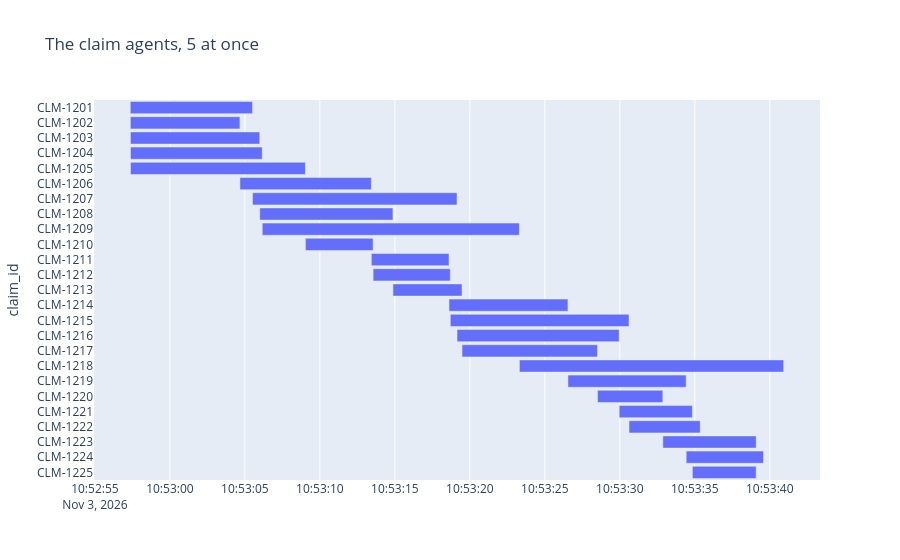

Notebook code cell kept with this figure:
### Code cell
show_timeline(swarm_of_5, "The claim agents, 5 at once")

### Figure 1 — Plotly figure (JSON) as saved in the notebook; plotly's stock layout.template omitted (floating-point values rounded to 4 significant figures)
{"data": [{"base": ["2026-11-03T10:52:57.358477", "2026-11-03T10:52:57.363689", "2026-11-03T10:52:57.368339", "2026-11-03T10:52:57.372393", "2026-11-03T10:52:57.375448", "2026-11-03T10:53:04.669537", "2026-11-03T10:53:05.510056", "2026-11-03T10:53:05.991682", "2026-11-03T10:53:06.156431", "2026-11-03T10:53:09.037188", "2026-11-03T10:53:13.432367", "2026-11-03T10:53:13.550421", "2026-11-03T10:53:14.873523", "2026-11-03T10:53:18.611241", "2026-11-03T10:53:18.698368", "2026-11-03T10:53:19.147170", "2026-11-03T10:53:19.480336", "2026-11-03T10:53:23.306054", "2026-11-03T10:53:26.542220", "2026-11-03T10:53:28.517408", "2026-11-03T10:53:29.959127", "2026-11-03T10:53:30.615451", "2026-11-03T10:53:32.870676", "2026-11-03T10:53:34.427853", "2026-11-03T10:53:34.841936"], "hovertemplate": "started=%{base}<br>finished=%{x}<br>claim_id=%{y}<extra></extra>", "legendgroup": "", "marker": {"color": "#636efa", "pattern": {"shape": ""}}, "name": "", "orientation": "h", "showlegend": false, "textposition": "auto", "type": "bar", "x": [8151, 7305, 8622, 8783, 11660, 8762, 13636, 8881, 17148, 4512, 5178, 5147, 4605, 7930, 11915, 10811, 9036, 17623, 7884, 4352, 4882, 4746, 6225, 5156, 4250], "xaxis": "x", "y": ["CLM-1201", "CLM-1202", "CLM-1203", "CLM-1204", "CLM-1205", "CLM-1206", "CLM-1207", "CLM-1208", "CLM-1209", "CLM-1210", "CLM-1211", "CLM-1212", "CLM-1213", "CLM-1214", "CLM-1215", "CLM-1216", "CLM-1217", "CLM-1218", "CLM-1219", "CLM-1220", "CLM-1221", "CLM-1222", "CLM-1223", "CLM-1224", "CLM-1225"], "yaxis": "y"}], "layout": {"barmode": "overlay", "legend": {"tracegroupgap": 0}, "title": {"text": "The claim agents, 5 at once"}, "xaxis": {"anchor": "y", "domain": [0, 1], "type": "date"}, "yaxis": {"anchor": "x", "autorange": "reversed", "domain": [0, 1], "title": {"text": "claim_id"}}}}
